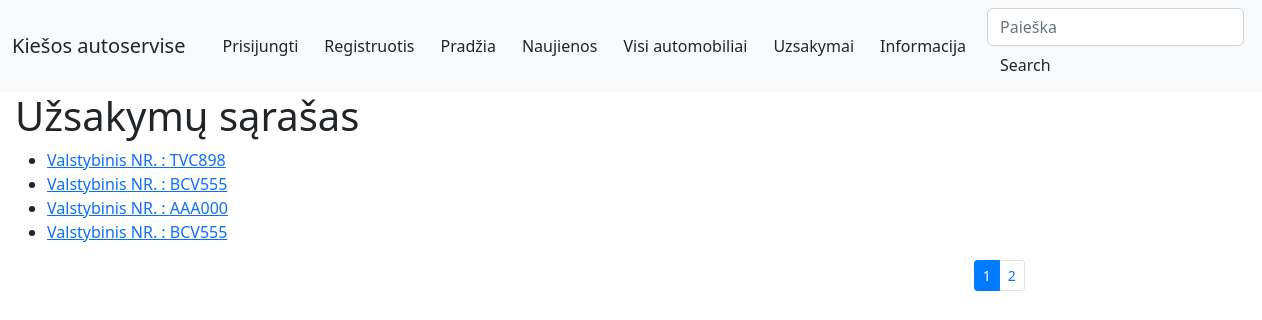
The app's page /autoservice/uzsakymai/, older data.
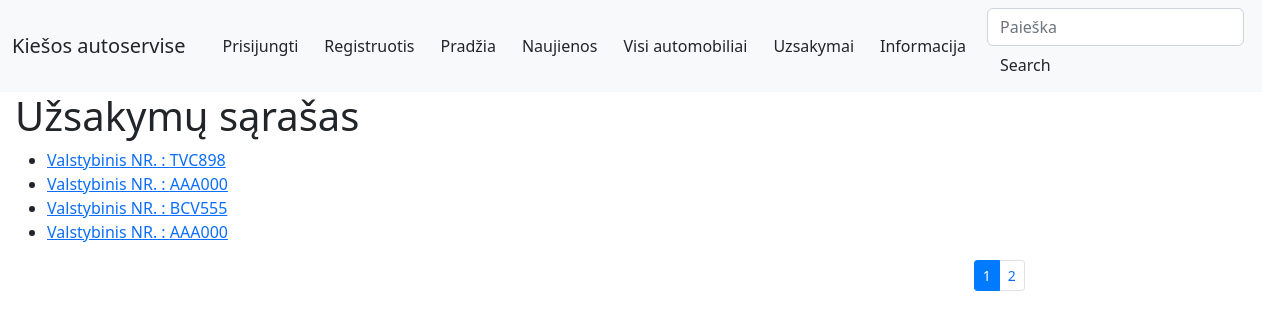
The same page, newer data.
### autoservice/models.py (models this page shows, shortened)
class Uzsakymas(models.Model):
    data = models.DateField('Data', null=True, blank=True)
    automobilis_id = models.ForeignKey('Automobilis', on_delete=models.CASCADE, null=False)
    bus_sutvarkyta = models.DateField('Bus sutvarkyta', null=True, blank=True)
    savininkas = models.ForeignKey(User, on_delete=models.SET_NULL, null=True, blank=True)
    LOAN_STATUS = (
        ('uzregistruotas', 'Uzregistruota'),
        ('eileje', 'Eileje'),
        ('tvarkomas', 'Tvarkoma'),
        ('galima atsiimti', 'Galima atsiimti'),
        ('atlikta', 'Atlikta'),
    )
    status = models.CharField(
        max_length=20,
        choices=LOAN_STATUS,
        blank=True,
        default='Uzregistruotas',
        help_text='Statusas',
    )
    class Meta:
        ordering = ['bus_sutvarkyta']
        verbose_name_plural = "Uzsakymai"
    def display_automobilis_val_nr(self):
        return self.automobilis_id.valstybinis_nr
    display_automobilis_val_nr.short_description = 'Valstybinis NR.'
    def display_automobilis_vin(self):
        return self.automobilis_id.vin_kodas
    display_automobilis_vin.short_description = 'VIN Kodas.'
    def display_automobilis_client(self):
        return self.automobilis_id.klientas
    display_automobilis_client.short_description = 'Klientas'
    def display_automobilis_marke(self):
        return self.automobilis_id.automobilio_modelis_id
    display_automobilis_marke.short_description = 'Gamintojas/Marke'

class Automobilis(models.Model):
    valstybinis_nr = models.CharField('Valstybinis_NR', max_length=15, help_text='Iveskite Valstybini nr.(pvz AAA000)')
    automobilio_modelis_id = models.ForeignKey('AutomobiloModelis', on_delete=models.CASCADE, null=False,
                                               related_name='automobiliomodelis')
    vin_kodas = models.CharField('VIN_Kodas', max_length=17, help_text='Iveskite VIN (pvz.3C6UR5CJXEG146621)')
    klientas = models.CharField('Klientas', max_length=100, help_text='Vardas Pavarde pvz(Juozas Juozaitis)')
    aprasymas = HTMLField('Aprasymas', help_text='Aprasymas', null=True)
    cover = models.ImageField('Viršelis', upload_to='covers', null=True, blank=True)
    def display_automobilis_modelis(self):
        return f'{self.automobilio_modelis_id.marke} {self.automobilio_modelis_id.modelis}'
    display_automobilis_modelis.short_description = 'Automobilis'
    class Meta:
        verbose_name_plural = "Automobiliai"

### autoservice/views.py (the view)
# urls.py: path('uzsakymai/', views.UzsakymasListView.as_view(), name='uzsakymas'),
class UzsakymasListView(generic.ListView):
    model = Uzsakymas
    paginate_by = 4
    template_name = 'uzsakymas_list.html'

### autoservice/templates/uzsakymas_list.html
{% extends "base.html" %}
{% block content %}
<h1>Užsakymų sąrašas</h1>
{% if uzsakymas_list %}
<ul>
    {% for uzsakymas in uzsakymas_list %}
    <li>
        <a href="{{ uzsakymas.id }}">Valstybinis NR. : {{ uzsakymas.automobilis_id.valstybinis_nr }} </a>
    </li>
    {% endfor %}
</ul>
{% else %}
<p>Uzsakymu nėra.</p>
{% endif %}
<div class="container puslapiai">
    <nav aria-label="Užsakymų puslapiai">
        {% if page_obj.has_other_pages %}
            <ul class="pagination pagination-sm justify-content-end">
                {% for i in page_obj.paginator.page_range %}
                    {% if page_obj.number == i %}
                        <li class="page-item active">
                            <a class="page-link" href="#">{{ i }}</a>
                        </li>
                    {% else %}
                        <li class="page-item">
                            <a class="page-link" href="?page={{ i }}">{{ i }}</a>
                        </li>
                    {% endif %}
                {% endfor %}
            </ul>
        {% endif %}
    </nav>
</div>
{% endblock %}

Row changes from the older to the newer data that the page shows:
removed Uzsakymas: automobilis_id.valstybinis_nr "BCV555"
added Uzsakymas: automobilis_id.valstybinis_nr "AAA000"
